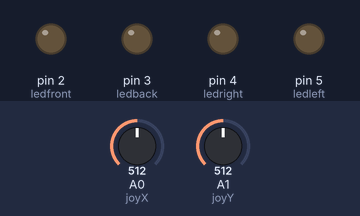
Bench run of a sketch on a simulated Arduino Uno, built with avr-gcc and run on an emulated ATmega328P. Parts: output pins drawn as LEDs (lit = HIGH). The test bench sets the inputs (shaded band); at power-on: A0 (joyX) = 512, A1 (joyY) = 512. What the sketch prints to the serial monitor is not drawn.

Above: at 1.2 s.
1.3 s: A0 (joyX) set to 986
2.8 s: A0 (joyX) set to 1015
At 3.0 s:
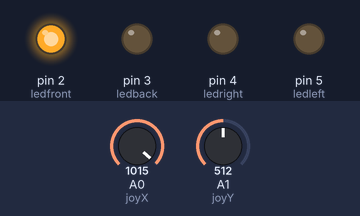
5.8 s: A0 (joyX) set to 0
At 6.2 s:
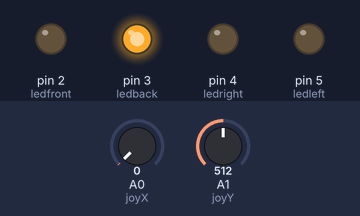
8.8 s: A0 (joyX) set to 122
At 10.0 s:
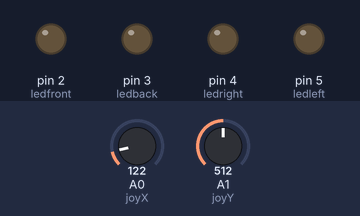
10.3 s: A0 (joyX) set to 1010
At 10.5 s:
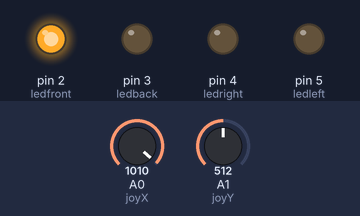
Timing chart, 0 to 13.3 s (numbered marks = the images above; inputs shaded):
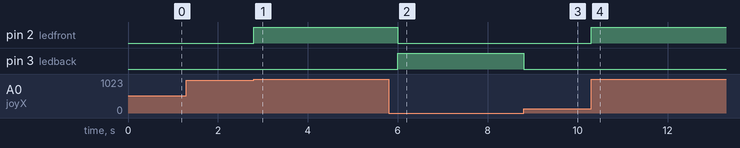

The sketch:

JoystickcontrolledLED.ino
```cpp
#define joyX A0
#define joyY A1
#define ledfront 2
#define ledback 3
#define ledright 4
#define ledleft 5

void setup() {
  Serial.begin(9600);
  pinMode(ledfront,OUTPUT);
  pinMode(ledback,OUTPUT);
  pinMode(ledright,OUTPUT);
  pinMode(ledleft,OUTPUT);

}

void loop() {

int  xValue = analogRead(joyX);
int  yValue = analogRead(joyY);

  //print the values with to plot or view
  if(xValue>=1000 && yValue>=500 && yValue<=516)
  {
    Serial.print("Forward");
    digitalWrite(ledfront,HIGH);
    delay(400);
    digitalWrite(ledfront,LOW);
    Serial.print("\t");
    Serial.println("\n");
  }
  if(xValue==0 && yValue>=500 && yValue<=516)
  {
    Serial.print("Backward");
    digitalWrite(ledback,HIGH);
    delay(400);
    digitalWrite(ledback,LOW);
    Serial.print("\t");
    Serial.println("\n");
  }
  if(yValue>=1000 && xValue>=500 && xValue<=516)
  {
    Serial.print("RIGHT");
    digitalWrite(ledright,HIGH);delay(400);
    digitalWrite(ledright,LOW);
    Serial.print("\t");
    Serial.println("\n");
  }
  if(yValue==0 && xValue>=500 && xValue<=516)
  {
    Serial.print("LEFT");
    digitalWrite(ledleft,HIGH);delay(400);
    digitalWrite(ledleft,LOW);
    Serial.print("\t");
    Serial.println("\n");
  }
}
```

Measured:
- the behaviour switches between 999 and 1000 on A0 (joyX) (found by bisection; images 0 and 1)
- after the input at 1.3 s, every drawn part: stays the same
- after the input at 2.8 s, pin 2 (ledfront): LOW → HIGH at once
- after the input at 5.8 s, pin 2 (ledfront): HIGH → LOW after 0.20 s; pin 3 (ledback): LOW → HIGH after 0.20 s
- after the input at 8.8 s, pin 3 (ledback): HIGH → LOW at once
- after the input at 10.3 s, pin 2 (ledfront): LOW → HIGH at once
